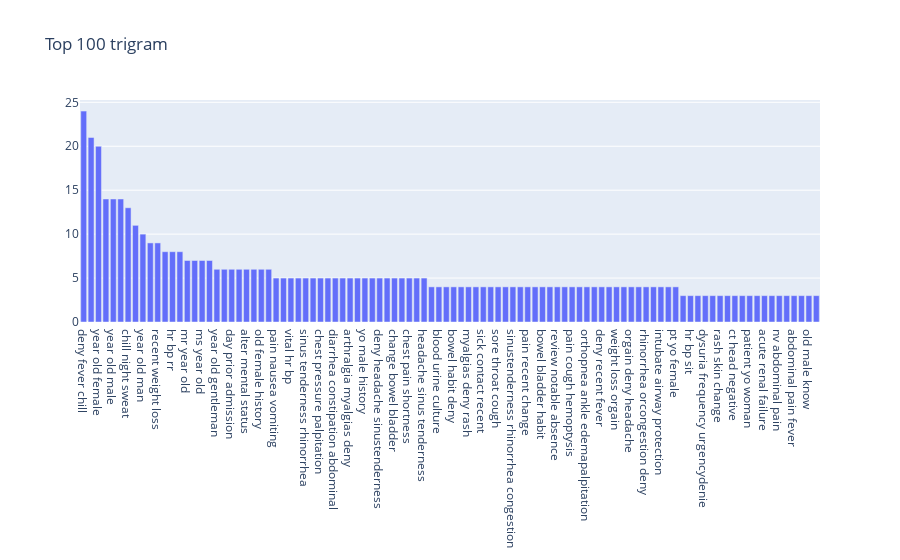

Notebook cell for this chart:
### Code cell
get_top_ngram(df['history_of_present_illness_preprocessed'], ngram=3, top_n=100, stop_words=default_stop_words())

### Figure 1 — Plotly figure (JSON) as saved in the notebook; plotly's stock layout.template omitted (floating-point values rounded to 4 significant figures)
{"data": [{"type": "bar", "x": ["deny fever chill", "ed initial vs", "year old female", "deny chest pain", "year old male", "fever chill night", "chill night sweat", "year old woman", "year old man", "initial vs bp", "recent weight loss", "cad sp cabg", "hr bp rr", "deny cough shortness", "mr year old", "cough shortness breath", "ms year old", "hpi deny fever", "year old gentleman", "abdominal pain nausea", "day prior admission", "sweat recent weight", "alter mental status", "past medical history", "old female history", "night sweat deny", "pain nausea vomiting", "old male history", "vital hr bp", "night sweat recent", "sinus tenderness rhinorrhea", "pain chest pressure", "chest pressure palpitation", "vomit diarrhea constipation", "diarrhea constipation abdominal", "deny dysuria frequency", "arthralgia myalgias deny", "ed initial vital", "yo male history", "sweat deny headache", "deny headache sinustenderness", "rhinorrhea congestion deny", "change bowel bladder", "nocturnal dyspnea orthopnea", "chest pain shortness", "deny headache sinus", "headache sinus tenderness", "old female ho", "blood urine culture", "constipation abdominal pain", "bowel habit deny", "habit deny dysuria", "myalgias deny rash", "deny rash skin", "sick contact recent", "history present illness", "sore throat cough", "headache sinustenderness rhinorrhea", "sinustenderness rhinorrhea congestion", "congestion deny cough", "pain recent change", "recent change bowel", "bowel bladder habit", "deny prior history", "review notable absence", "joint pain cough", "pain cough hemoptysis", "dyspnea orthopnea ankle", "orthopnea ankle edemapalpitation", "ankle edemapalpitation syncope", "deny recent fever", "recent fever chill", "weight loss orgain", "loss orgain deny", "orgain deny headache", "tenderness rhinorrhea orcongestion", "rhinorrhea orcongestion deny", "mental status change", "intubate airway protection", "arrival micu patient", "pt yo female", "severe abdominal pain", "hr bp sit", "vs bp sit", "dysuria frequency urgencydenie", "frequency urgencydenie arthralgia", "rash skin change", "present osh ed", "ct head negative", "negative acute process", "patient yo woman", "bp hr rr", "acute renal failure", "black tarry stool", "nv abdominal pain", "chest pain sob", "abdominal pain fever", "change bowel habit", "old male know", "start heparin gtt"], "y": [24, 21, 20, 14, 14, 14, 13, 11, 10, 9, 9, 8, 8, 8, 7, 7, 7, 7, 6, 6, 6, 6, 6, 6, 6, 6, 5, 5, 5, 5, 5, 5, 5, 5, 5, 5, 5, 5, 5, 5, 5, 5, 5, 5, 5, 5, 5, 4, 4, 4, 4, 4, 4, 4, 4, 4, 4, 4, 4, 4, 4, 4, 4, 4, 4, 4, 4, 4, 4, 4, 4, 4, 4, 4, 4, 4, 4, 4, 4, 4, 4, 3, 3, 3, 3, 3, 3, 3, 3, 3, 3, 3, 3, 3, 3, 3, 3, 3, 3, 3]}], "layout": {"title": {"text": "Top 100 trigram"}}}
